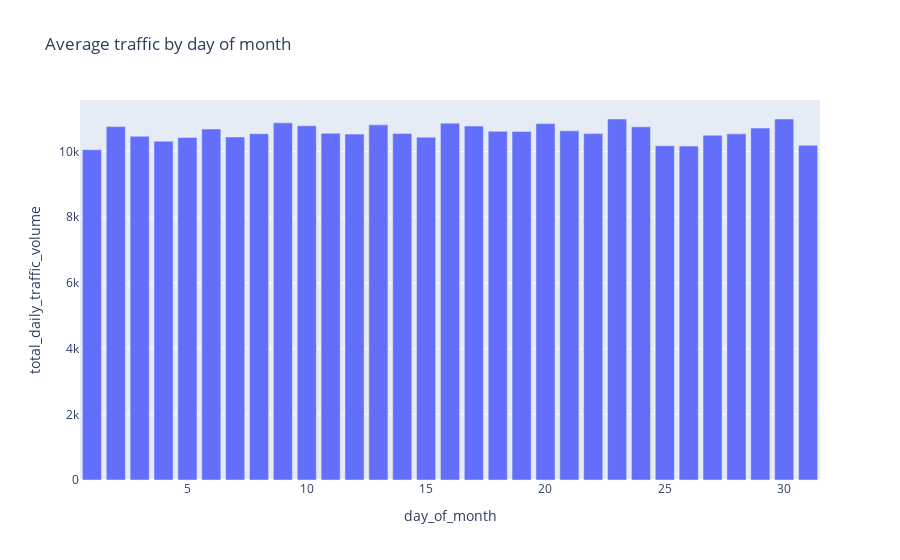

The notebook cell saved with this chart:
### Markdown cell above
We can see that total daily avarage traffic increases during the week and peak on Friday then decreases during the weekends.

### Code cell
day_of_month_fig = px.bar(dot_traffic.groupby(['day_of_month'])['total_daily_traffic_volume'].mean().reset_index(),
              x="day_of_month", y="total_daily_traffic_volume", title='Average traffic by day of month')
day_of_month_fig.show()

### Figure 1 — Plotly figure (JSON) as saved in the notebook; plotly's stock layout.template omitted (floating-point values rounded to 4 significant figures)
{"data": [{"alignmentgroup": "True", "hovertemplate": "day_of_month=%{x}<br>total_daily_traffic_volume=%{y}<extra></extra>", "legendgroup": "", "marker": {"color": "#636efa"}, "name": "", "offsetgroup": "", "orientation": "v", "showlegend": false, "textposition": "auto", "type": "bar", "x": [1, 2, 3, 4, 5, 6, 7, 8, 9, 10, 11, 12, 13, 14, 15, 16, 17, 18, 19, 20, 21, 22, 23, 24, 25, 26, 27, 28, 29, 30, 31], "xaxis": "x", "y": [10060.0, 10760.0, 10470.0, 10320.0, 10430.0, 10690.0, 10440.0, 10540.0, 10880.0, 10790.0, 10560.0, 10530.0, 10810.0, 10550.0, 10440.0, 10870.0, 10780.0, 10620.0, 10610.0, 10850.0, 10630.0, 10550.0, 10990.0, 10750.0, 10180.0, 10170.0, 10500.0, 10540.0, 10720.0, 10990.0, 10190.0], "yaxis": "y"}], "layout": {"barmode": "relative", "legend": {"tracegroupgap": 0}, "title": {"text": "Average traffic by day of month"}, "xaxis": {"anchor": "y", "domain": [0, 1], "title": {"text": "day_of_month"}}, "yaxis": {"anchor": "x", "domain": [0, 1], "title": {"text": "total_daily_traffic_volume"}}}}
